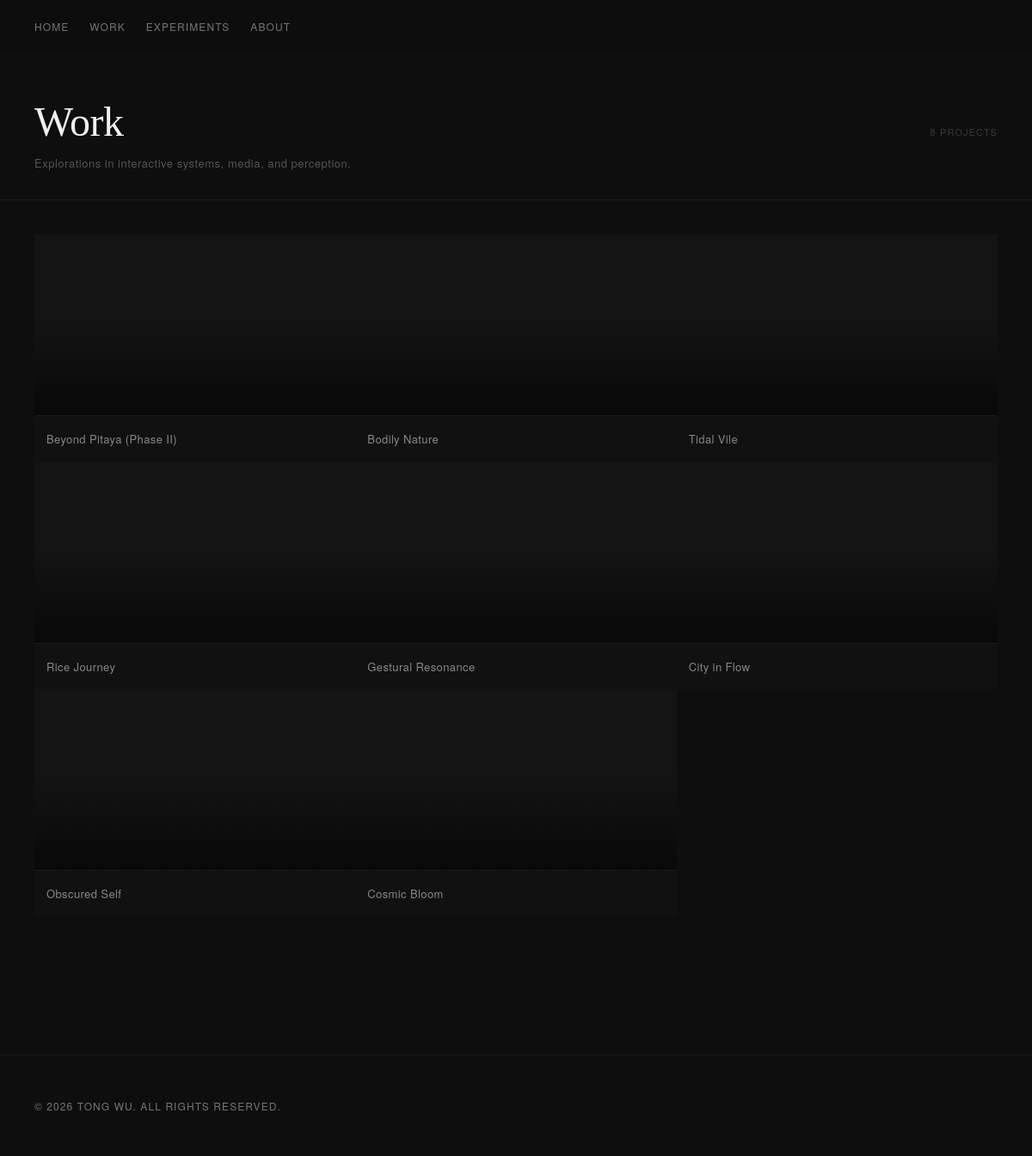
The app's page /projects.php with its own data.
### tables this page shows
CREATE TABLE projects (
    id INTEGER PRIMARY KEY AUTOINCREMENT,
    title TEXT,
    slug TEXT,
    immersion TEXT,
    context TEXT,
    system_text TEXT,
    interaction_text TEXT,
    material TEXT,
    reflection TEXT
, year TEXT, category TEXT, cover_image TEXT, video_url TEXT, is_published INTEGER DEFAULT 1, created_at TEXT, updated_at TEXT, edit_count INTEGER DEFAULT 0, sort_order INTEGER DEFAULT 0, skillset TEXT, exhibition TEXT, location TEXT, sections TEXT, subtitle TEXT);

### public/projects.php (the view, shortened to what this page needs)
<?php
require_once __DIR__ . '/../src/functions.php';
$projects = get_all_projects();
?>
<div class="work-wrap">
  <div class="work-page-header">
    <div class="work-page-header-top">
      <h1>Work</h1>
      <span class="work-count"><?= count($projects) ?> projects</span>
    </div>
    <p class="work-page-subtitle">Explorations in interactive systems, media, and perception.</p>
  </div>
  <div class="work-grid">
    <?php foreach ($projects as $i => $p):
        $featured = ($i === 0) ? ' work-card--featured' : '';
    ?>
    <a href="/p/<?= htmlspecialchars($p['slug']) ?>" class="work-card<?= $featured ?>">
      <div class="work-card-image">
        <div class="work-card-overlay"></div>
      </div>
      <div class="work-card-meta">
        <span class="work-card-title"><?= htmlspecialchars($p['title']) ?></span>
      </div>
    </a>
    <?php endforeach; ?>
  </div>
</div>

### public/css/style.css (style rules this page uses)
*, *::before, *::after { box-sizing: border-box; margin: 0; padding: 0; }
html { background: #0e0e0e; }
body { background: #0e0e0e; color: #d4d4d4; font-family: 'Georgia', serif; font-size: 17px; line-height: 1.75; -webkit-text-size-adjust: 100%; padding-top: 64px; }
.work-wrap { padding-bottom: 120px; }
.work-page-header { padding: 50px 40px 30px; border-bottom: 1px solid #1f1f1f; }
.work-page-header-top { display: flex; align-items: baseline; justify-content: space-between; margin-bottom: 10px; }
.work-page-header h1 { font-size: clamp(1.8rem, 4vw, 3rem); font-weight: 400; color: #f0f0f0; letter-spacing: -0.01em; line-height: 1.15; }
.work-count { font-family: 'Helvetica Neue', sans-serif; font-size: 11px; letter-spacing: 0.1em; text-transform: uppercase; color: #3a3a3a; }
.work-page-subtitle { font-family: 'Helvetica Neue', sans-serif; font-size: 13px; letter-spacing: 0.04em; color: #555; }
.work-grid { display: grid; grid-template-columns: repeat(4, 1fr); gap: 0px; padding: 40px 40px 0; }
.work-card { display: block; text-decoration: none; background: #111; overflow: hidden; }
.work-card-image { position: relative; width: 100%; aspect-ratio: 16 / 9; overflow: hidden; background: #141414; }
.work-card-overlay { position: absolute; inset: 0; background: linear-gradient(to top, rgba(0,0,0,0.6) 0%, transparent 55%); pointer-events: none; }
.work-card-meta { padding: 12px 14px; border-top: 1px solid #1a1a1a; transition: background 0.2s; }
.work-card-title { font-family: 'Helvetica Neue', sans-serif; font-size: 13px; color: #888; letter-spacing: 0.03em; transition: color 0.2s; white-space: nowrap; overflow: hidden; text-overflow: ellipsis; }
@media (max-width: 1380px) { .work-grid { grid-template-columns: repeat(3, 1fr); } }

### records on screen
projects: title "Beyond Pitaya (Phase II)"
projects: title "Bodily Nature"
projects: title "Tidal Vile"
projects: title "Rice Journey"
projects: title "Gestural Resonance"
projects: title "City in Flow"
projects: title "Obscured Self"
projects: title "Cosmic Bloom"

### other values on screen
count($projects) "8"
